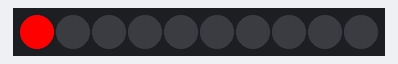
Recording of a program running on a simulated ESP32 board running MicroPython. Shown: 10 RGB LEDs in strip order, left to right. At 2.0 s the program stops and its outputs stay as they are.

Above: at 1.05 s.
At 1.55 s:
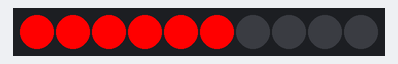
At 2.0 s:
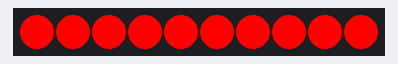

The program:

ws2812Test.py
```python
import m
import time
import machine, neopixel

def demo(np, r, b, g):
    n = np.n
    np.fill((0,0,0))
    np.write()
    time.sleep_ms(1000)

    for i in range(n):
        np[i] = ( r,b,g )
        np.write()
        time.sleep_ms(100)

def run(t):
    np = neopixel.NeoPixel(machine.Pin(4), 10, timing = t )
    demo(np, 255, 0, 0)
    demo(np, 0, 255, 0)
    demo(np, 0, 0, 255)
    demo(np, 255, 255, 255)
    np.fill((0, 0, 0))
    np.write()


np = neopixel.NeoPixel(machine.Pin(m.D8), 10, timing = 1 )
demo(np, 255, 0, 0)
```

m.py
```python
MTDO=15
MTDI=12
MTMS=14
MTCK=13

TX = 1
RX = 3

SDA = 22
SCL = 21

SDA1 = 12
SCL1 = 13

SS    = 5
MOSI  = 23
MISO  = 19
SCK   = 18

A0 = 12
A1 = 13
A2 = 15
A3 = 4
A6 = 38
A7 = 37

A8 = 32
A9 = 33
A10 = 25
A11 = 26
A12 = 27
A13 = 14

D0 = 3
D1 = 1
D2 = 16
D3 = 17
D4 = 32
D5 = 33
D6 = 25
D7 = 26
D8 = 27
D9 = 14
D10 = 5
D11 = 23
D12 = 19
D13 = 18
D14 = 12
D15 = 13
D16 = 15
D17 = 4
D18 = 22
D19 = 21
D20 = 38
D21 = 37

T0 = 4
T1 = 0
T2 = 2
T3 = 15
T4 = 13
T5 = 12
T6 = 14
T7 = 27
T8 = 33
T9 = 32

DAC1 = 25
DAC2 = 26
```
